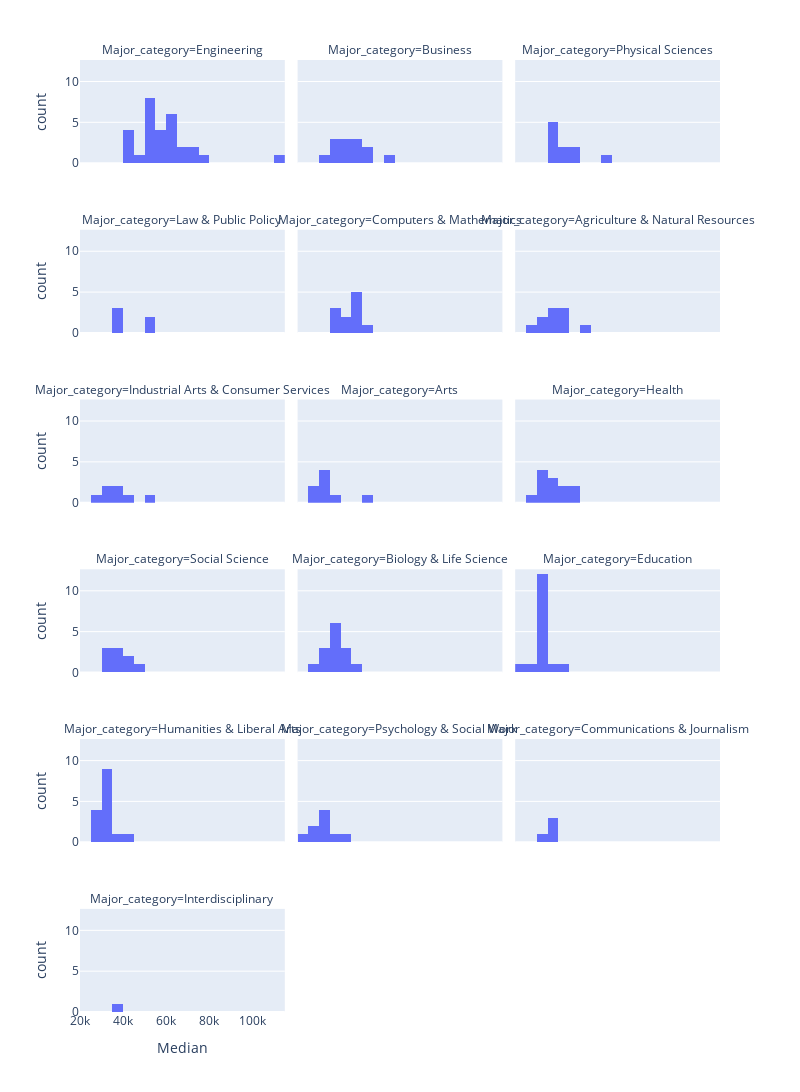

Write notebook code for a chart like this one.
### Code cell
#  Make a histogram that explores median income for each of the major categories (facet_col). 
#  How did you choose your number of bins?

fig = px.histogram(DF_raw, 
                  x = 'Median',
                   nbins= 20,
                  facet_col= 'Major_category',
                  facet_col_wrap= 3,)
fig.update_layout(autosize= False,
                 width=800,
                 height=1600,)
                    

fig.show()

### Figure 1 — Plotly figure (JSON) as saved in the notebook; plotly's stock layout.template omitted (floating-point values rounded to 4 significant figures)
{"data": [{"alignmentgroup": "True", "bingroup": "x", "hovertemplate": "Major_category=Engineering<br>Median=%{x}<br>count=%{y}<extra></extra>", "legendgroup": "", "marker": {"color": "#636efa", "pattern": {"shape": ""}}, "name": "", "nbinsx": 20, "offsetgroup": "", "orientation": "v", "showlegend": false, "type": "histogram", "x": [110000, 75000, 73000, 70000, 65000, 65000, 60000, 60000, 60000, 60000, 60000, 60000, 58000, 57100, 57000, 56000, 54000, 52000, 52000, 50000, 50000, 50000, 50000, 50000, 46000, 44000, 40000, 40000, 40000], "xaxis": "x16", "yaxis": "y16"}, {"alignmentgroup": "True", "bingroup": "x", "hovertemplate": "Major_category=Business<br>Median=%{x}<br>count=%{y}<extra></extra>", "legendgroup": "", "marker": {"color": "#636efa", "pattern": {"shape": ""}}, "name": "", "nbinsx": 20, "offsetgroup": "", "orientation": "v", "showlegend": false, "type": "histogram", "x": [62000, 51000, 50000, 47000, 46000, 45000, 40000, 40000, 40000, 38000, 38000, 36000, 33000], "xaxis": "x17", "yaxis": "y17"}, {"alignmentgroup": "True", "bingroup": "x", "hovertemplate": "Major_category=Physical Sciences<br>Median=%{x}<br>count=%{y}<extra></extra>", "legendgroup": "", "marker": {"color": "#636efa", "pattern": {"shape": ""}}, "name": "", "nbinsx": 20, "offsetgroup": "", "orientation": "v", "showlegend": false, "type": "histogram", "x": [62000, 46000, 45000, 44700, 40000, 39000, 36200, 36000, 35000, 35000], "xaxis": "x18", "yaxis": "y18"}, {"alignmentgroup": "True", "bingroup": "x", "hovertemplate": "Major_category=Law & Public Policy<br>Median=%{x}<br>count=%{y}<extra></extra>", "legendgroup": "", "marker": {"color": "#636efa", "pattern": {"shape": ""}}, "name": "", "nbinsx": 20, "offsetgroup": "", "orientation": "v", "showlegend": false, "type": "histogram", "x": [54000, 50000, 36000, 36000, 35000], "xaxis": "x13", "yaxis": "y13"}, {"alignmentgroup": "True", "bingroup": "x", "hovertemplate": "Major_category=Computers & Mathematics<br>Median=%{x}<br>count=%{y}<extra></extra>", "legendgroup": "", "marker": {"color": "#636efa", "pattern": {"shape": ""}}, "name": "", "nbinsx": 20, "offsetgroup": "", "orientation": "v", "showlegend": false, "type": "histogram", "x": [53000, 45000, 45000, 45000, 45000, 45000, 42000, 41300, 37500, 36400, 35000], "xaxis": "x14", "yaxis": "y14"}, {"alignmentgroup": "True", "bingroup": "x", "hovertemplate": "Major_category=Agriculture & Natural Resources<br>Median=%{x}<br>count=%{y}<extra></extra>", "legendgroup": "", "marker": {"color": "#636efa", "pattern": {"shape": ""}}, "name": "", "nbinsx": 20, "offsetgroup": "", "orientation": "v", "showlegend": false, "type": "histogram", "x": [53000, 40000, 40000, 40000, 35000, 35000, 35000, 32000, 30000, 29000], "xaxis": "x15", "yaxis": "y15"}, {"alignmentgroup": "True", "bingroup": "x", "hovertemplate": "Major_category=Industrial Arts & Consumer Services<br>Median=%{x}<br>count=%{y}<extra></extra>", "legendgroup": "", "marker": {"color": "#636efa", "pattern": {"shape": ""}}, "name": "", "nbinsx": 20, "offsetgroup": "", "orientation": "v", "showlegend": false, "type": "histogram", "x": [50000, 40000, 38400, 35000, 32000, 30000, 29000], "xaxis": "x10", "yaxis": "y10"}, {"alignmentgroup": "True", "bingroup": "x", "hovertemplate": "Major_category=Arts<br>Median=%{x}<br>count=%{y}<extra></extra>", "legendgroup": "", "marker": {"color": "#636efa", "pattern": {"shape": ""}}, "name": "", "nbinsx": 20, "offsetgroup": "", "orientation": "v", "showlegend": false, "type": "histogram", "x": [50000, 35000, 32000, 31000, 30500, 30000, 29000, 27000], "xaxis": "x11", "yaxis": "y11"}, {"alignmentgroup": "True", "bingroup": "x", "hovertemplate": "Major_category=Health<br>Median=%{x}<br>count=%{y}<extra></extra>", "legendgroup": "", "marker": {"color": "#636efa", "pattern": {"shape": ""}}, "name": "", "nbinsx": 20, "offsetgroup": "", "orientation": "v", "showlegend": false, "type": "histogram", "x": [48000, 45000, 42000, 40000, 36000, 35000, 35000, 34000, 33500, 33000, 32400, 28000], "xaxis": "x12", "yaxis": "y12"}, {"alignmentgroup": "True", "bingroup": "x", "hovertemplate": "Major_category=Social Science<br>Median=%{x}<br>count=%{y}<extra></extra>", "legendgroup": "", "marker": {"color": "#636efa", "pattern": {"shape": ""}}, "name": "", "nbinsx": 20, "offsetgroup": "", "orientation": "v", "showlegend": false, "type": "histogram", "x": [47000, 40100, 40000, 38000, 38000, 35000, 33000, 33000, 32000], "xaxis": "x7", "yaxis": "y7"}, {"alignmentgroup": "True", "bingroup": "x", "hovertemplate": "Major_category=Biology & Life Science<br>Median=%{x}<br>count=%{y}<extra></extra>", "legendgroup": "", "marker": {"color": "#636efa", "pattern": {"shape": ""}}, "name": "", "nbinsx": 20, "offsetgroup": "", "orientation": "v", "showlegend": false, "type": "histogram", "x": [45000, 41000, 40000, 40000, 38000, 37400, 37000, 35600, 35000, 35000, 33500, 33400, 33000, 26000], "xaxis": "x8", "yaxis": "y8"}, {"alignmentgroup": "True", "bingroup": "x", "hovertemplate": "Major_category=Education<br>Median=%{x}<br>count=%{y}<extra></extra>", "legendgroup": "", "marker": {"color": "#636efa", "pattern": {"shape": ""}}, "name": "", "nbinsx": 20, "offsetgroup": "", "orientation": "v", "showlegend": false, "type": "histogram", "x": [41000, 35000, 34000, 34000, 34000, 34000, 33000, 33000, 32500, 32100, 32000, 32000, 31000, 30000, 28000, 22000], "xaxis": "x9", "yaxis": "y9"}, {"alignmentgroup": "True", "bingroup": "x", "hovertemplate": "Major_category=Humanities & Liberal Arts<br>Median=%{x}<br>count=%{y}<extra></extra>", "legendgroup": "", "marker": {"color": "#636efa", "pattern": {"shape": ""}}, "name": "", "nbinsx": 20, "offsetgroup": "", "orientation": "v", "showlegend": false, "type": "histogram", "x": [40000, 35000, 34000, 34000, 34000, 33000, 32200, 32000, 32000, 31000, 30000, 29000, 28000, 27500, 27000], "xaxis": "x4", "yaxis": "y4"}, {"alignmentgroup": "True", "bingroup": "x", "hovertemplate": "Major_category=Psychology & Social Work<br>Median=%{x}<br>count=%{y}<extra></extra>", "legendgroup": "", "marker": {"color": "#636efa", "pattern": {"shape": ""}}, "name": "", "nbinsx": 20, "offsetgroup": "", "orientation": "v", "showlegend": false, "type": "histogram", "x": [40000, 36000, 31500, 30000, 30000, 30000, 25000, 25000, 23400], "xaxis": "x5", "yaxis": "y5"}, {"alignmentgroup": "True", "bingroup": "x", "hovertemplate": "Major_category=Communications & Journalism<br>Median=%{x}<br>count=%{y}<extra></extra>", "legendgroup": "", "marker": {"color": "#636efa", "pattern": {"shape": ""}}, "name": "", "nbinsx": 20, "offsetgroup": "", "orientation": "v", "showlegend": false, "type": "histogram", "x": [35000, 35000, 35000, 33000], "xaxis": "x6", "yaxis": "y6"}, {"alignmentgroup": "True", "bingroup": "x", "hovertemplate": "Major_category=Interdisciplinary<br>Median=%{x}<br>count=%{y}<extra></extra>", "legendgroup": "", "marker": {"color": "#636efa", "pattern": {"shape": ""}}, "name": "", "nbinsx": 20, "offsetgroup": "", "orientation": "v", "showlegend": false, "type": "histogram", "x": [35000], "xaxis": "x", "yaxis": "y"}], "layout": {"annotations": [{"font": {}, "showarrow": false, "text": "Major_category=Interdisciplinary", "x": 0.16, "xanchor": "center", "xref": "paper", "y": 0.1083, "yanchor": "bottom", "yref": "paper"}, {"font": {}, "showarrow": false, "text": "Major_category=Humanities & Liberal Arts", "x": 0.16, "xanchor": "center", "xref": "paper", "y": 0.2867, "yanchor": "bottom", "yref": "paper"}, {"font": {}, "showarrow": false, "text": "Major_category=Psychology & Social Work", "x": 0.5, "xanchor": "center", "xref": "paper", "y": 0.2867, "yanchor": "bottom", "yref": "paper"}, {"font": {}, "showarrow": false, "text": "Major_category=Communications & Journalism", "x": 0.84, "xanchor": "center", "xref": "paper", "y": 0.2867, "yanchor": "bottom", "yref": "paper"}, {"font": {}, "showarrow": false, "text": "Major_category=Social Science", "x": 0.16, "xanchor": "center", "xref": "paper", "y": 0.465, "yanchor": "bottom", "yref": "paper"}, {"font": {}, "showarrow": false, "text": "Major_category=Biology & Life Science", "x": 0.5, "xanchor": "center", "xref": "paper", "y": 0.465, "yanchor": "bottom", "yref": "paper"}, {"font": {}, "showarrow": false, "text": "Major_category=Education", "x": 0.84, "xanchor": "center", "xref": "paper", "y": 0.465, "yanchor": "bottom", "yref": "paper"}, {"font": {}, "showarrow": false, "text": "Major_category=Industrial Arts & Consumer Services", "x": 0.16, "xanchor": "center", "xref": "paper", "y": 0.6433, "yanchor": "bottom", "yref": "paper"}, {"font": {}, "showarrow": false, "text": "Major_category=Arts", "x": 0.5, "xanchor": "center", "xref": "paper", "y": 0.6433, "yanchor": "bottom", "yref": "paper"}, {"font": {}, "showarrow": false, "text": "Major_category=Health", "x": 0.84, "xanchor": "center", "xref": "paper", "y": 0.6433, "yanchor": "bottom", "yref": "paper"}, {"font": {}, "showarrow": false, "text": "Major_category=Law & Public Policy", "x": 0.16, "xanchor": "center", "xref": "paper", "y": 0.8217, "yanchor": "bottom", "yref": "paper"}, {"font": {}, "showarrow": false, "text": "Major_category=Computers & Mathematics", "x": 0.5, "xanchor": "center", "xref": "paper", "y": 0.8217, "yanchor": "bottom", "yref": "paper"}, {"font": {}, "showarrow": false, "text": "Major_category=Agriculture & Natural Resources", "x": 0.84, "xanchor": "center", "xref": "paper", "y": 0.8217, "yanchor": "bottom", "yref": "paper"}, {"font": {}, "showarrow": false, "text": "Major_category=Engineering", "x": 0.16, "xanchor": "center", "xref": "paper", "y": 1.0, "yanchor": "bottom", "yref": "paper"}, {"font": {}, "showarrow": false, "text": "Major_category=Business", "x": 0.5, "xanchor": "center", "xref": "paper", "y": 1.0, "yanchor": "bottom", "yref": "paper"}, {"font": {}, "showarrow": false, "text": "Major_category=Physical Sciences", "x": 0.84, "xanchor": "center", "xref": "paper", "y": 1.0, "yanchor": "bottom", "yref": "paper"}], "autosize": false, "barmode": "relative", "height": 1600, "legend": {"tracegroupgap": 0}, "margin": {"t": 60}, "width": 800, "xaxis": {"anchor": "y", "autorange": true, "domain": [0, 0.32], "range": [20000.0, 115000.0], "title": {"text": "Median"}, "type": "linear"}, "xaxis10": {"anchor": "y10", "autorange": true, "domain": [0, 0.32], "matches": "x", "range": [20000.0, 115000.0], "showticklabels": false, "type": "linear"}, "xaxis11": {"anchor": "y11", "autorange": true, "domain": [0.34, 0.66], "matches": "x", "range": [20000.0, 115000.0], "showticklabels": false, "type": "linear"}, "xaxis12": {"anchor": "y12", "autorange": true, "domain": [0.68, 1.0], "matches": "x", "range": [20000.0, 115000.0], "showticklabels": false, "type": "linear"}, "xaxis13": {"anchor": "y13", "autorange": true, "domain": [0, 0.32], "matches": "x", "range": [20000.0, 115000.0], "showticklabels": false, "type": "linear"}, "xaxis14": {"anchor": "y14", "autorange": true, "domain": [0.34, 0.66], "matches": "x", "range": [20000.0, 115000.0], "showticklabels": false, "type": "linear"}, "xaxis15": {"anchor": "y15", "autorange": true, "domain": [0.68, 1.0], "matches": "x", "range": [20000.0, 115000.0], "showticklabels": false, "type": "linear"}, "xaxis16": {"anchor": "y16", "autorange": true, "domain": [0, 0.32], "matches": "x", "range": [20000.0, 115000.0], "showticklabels": false, "type": "linear"}, "xaxis17": {"anchor": "y17", "autorange": true, "domain": [0.34, 0.66], "matches": "x", "range": [20000.0, 115000.0], "showticklabels": false, "type": "linear"}, "xaxis18": {"anchor": "y18", "autorange": true, "domain": [0.68, 1.0], "matches": "x", "range": [20000.0, 115000.0], "showticklabels": false, "type": "linear"}, "xaxis2": {"anchor": "y2", "domain": [0.34, 0.66], "matches": "x", "title": {"text": "Median"}}, "xaxis3": {"anchor": "y3", "domain": [0.68, 1.0], "matches": "x", "title": {"text": "Median"}}, "xaxis4": {"anchor": "y4", "autorange": true, "domain": [0, 0.32], "matches": "x", "range": [20000.0, 115000.0], "showticklabels": false, "type": "linear"}, "xaxis5": {"anchor": "y5", "autorange": true, "domain": [0.34, 0.66], "matches": "x", "range": [20000.0, 115000.0], "showticklabels": false, "type": "linear"}, "xaxis6": {"anchor": "y6", "autorange": true, "domain": [0.68, 1.0], "matches": "x", "range": [20000.0, 115000.0], "showticklabels": false, "type": "linear"}, "xaxis7": {"anchor": "y7", "autorange": true, "domain": [0, 0.32], "matches": "x", "range": [20000.0, 115000.0], "showticklabels": false, "type": "linear"}, "xaxis8": {"anchor": "y8", "autorange": true, "domain": [0.34, 0.66], "matches": "x", "range": [20000.0, 115000.0], "showticklabels": false, "type": "linear"}, "xaxis9": {"anchor": "y9", "autorange": true, "domain": [0.68, 1.0], "matches": "x", "range": [20000.0, 115000.0], "showticklabels": false, "type": "linear"}, "yaxis": {"anchor": "x", "autorange": true, "domain": [0, 0.1083], "range": [0, 12.63], "title": {"text": "count"}}, "yaxis10": {"anchor": "x10", "autorange": true, "domain": [0.535, 0.6433], "matches": "y", "range": [0, 12.63], "title": {"text": "count"}}, "yaxis11": {"anchor": "x11", "autorange": true, "domain": [0.535, 0.6433], "matches": "y", "range": [0, 12.63], "showticklabels": false}, "yaxis12": {"anchor": "x12", "autorange": true, "domain": [0.535, 0.6433], "matches": "y", "range": [0, 12.63], "showticklabels": false}, "yaxis13": {"anchor": "x13", "autorange": true, "domain": [0.7133, 0.8217], "matches": "y", "range": [0, 12.63], "title": {"text": "count"}}, "yaxis14": {"anchor": "x14", "autorange": true, "domain": [0.7133, 0.8217], "matches": "y", "range": [0, 12.63], "showticklabels": false}, "yaxis15": {"anchor": "x15", "autorange": true, "domain": [0.7133, 0.8217], "matches": "y", "range": [0, 12.63], "showticklabels": false}, "yaxis16": {"anchor": "x16", "autorange": true, "domain": [0.8917, 1.0], "matches": "y", "range": [0, 12.63], "title": {"text": "count"}}, "yaxis17": {"anchor": "x17", "autorange": true, "domain": [0.8917, 1.0], "matches": "y", "range": [0, 12.63], "showticklabels": false}, "yaxis18": {"anchor": "x18", "autorange": true, "domain": [0.8917, 1.0], "matches": "y", "range": [0, 12.63], "showticklabels": false}, "yaxis2": {"anchor": "x2", "domain": [0, 0.1083], "matches": "y", "showticklabels": false}, "yaxis3": {"anchor": "x3", "domain": [0, 0.1083], "matches": "y", "showticklabels": false}, "yaxis4": {"anchor": "x4", "autorange": true, "domain": [0.1783, 0.2867], "matches": "y", "range": [0, 12.63], "title": {"text": "count"}}, "yaxis5": {"anchor": "x5", "autorange": true, "domain": [0.1783, 0.2867], "matches": "y", "range": [0, 12.63], "showticklabels": false}, "yaxis6": {"anchor": "x6", "autorange": true, "domain": [0.1783, 0.2867], "matches": "y", "range": [0, 12.63], "showticklabels": false}, "yaxis7": {"anchor": "x7", "autorange": true, "domain": [0.3567, 0.465], "matches": "y", "range": [0, 12.63], "title": {"text": "count"}}, "yaxis8": {"anchor": "x8", "autorange": true, "domain": [0.3567, 0.465], "matches": "y", "range": [0, 12.63], "showticklabels": false}, "yaxis9": {"anchor": "x9", "autorange": true, "domain": [0.3567, 0.465], "matches": "y", "range": [0, 12.63], "showticklabels": false}}}
